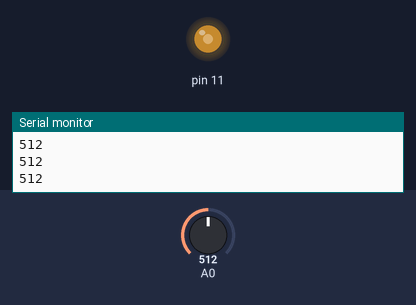
The sketch below on a simulated Arduino Uno, built with avr-gcc and run on an emulated ATmega328P. Parts: output pins drawn as LEDs (lit = HIGH), the last lines printed to the serial monitor. The test bench sets the inputs (shaded band); at power-on: A0 = 512.

Above: at 1.2 s.
1.3 s: A0 set to 716
At 1.8 s:
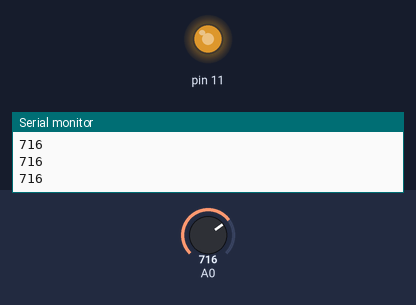
2.8 s: A0 set to 900
At 4.0 s:
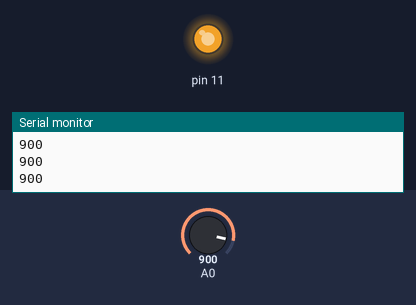
4.3 s: A0 set to 122
At 5.3 s:
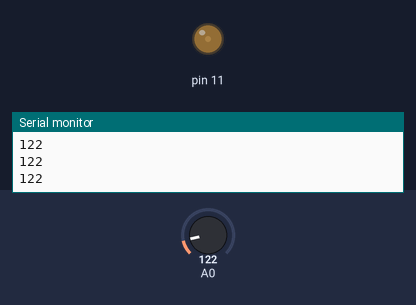
5.8 s: A0 set to 0
At 6.4 s:
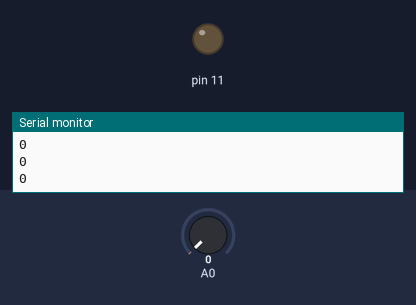
Timing chart, 0 to 8.3 s (numbered marks = the images above; inputs shaded):
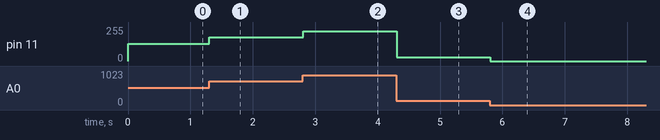

Measured:
- after the input at 1.3 s, pin 11: 128/255 → 179/255 at once
- after the input at 2.8 s, pin 11: 179/255 → 225/255 at once
- after the input at 4.3 s, pin 11: 225/255 → 30/255 at once
- after the input at 5.8 s, pin 11: 30/255 → 0/255 at once

The sketch:

analog_exam01.ino
```cpp
void setup() {
  Serial.begin(9600);
  pinMode(11,OUTPUT);
}

void loop() {
  int inputVal = analogRead(A0);
  Serial.println(inputVal);
  analogWrite(11,inputVal/4);
}
```
